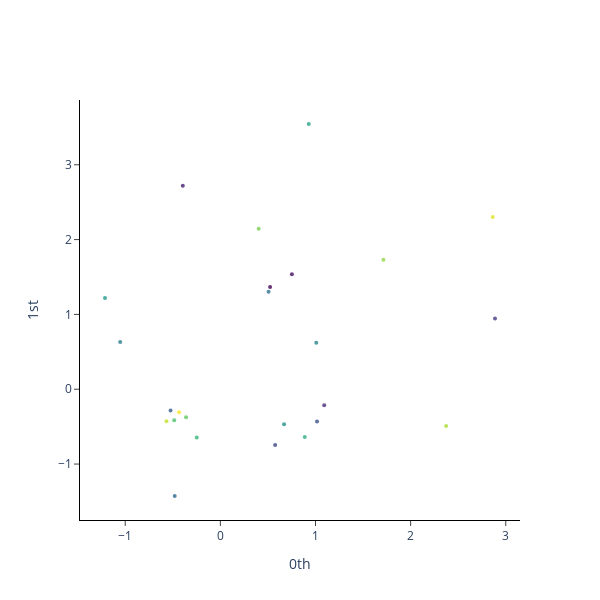

Source (notebook cell):
### Code cell
plot_point_cloud(P[209])

### Figure 1 — Plotly figure (JSON) as saved in the notebook; plotly's stock layout.template omitted (floating-point values rounded to 4 significant figures)
{"data": [{"marker": {"color": [0, 1, 2, 3, 4, 5, 6, 7, 8, 9, 10, 11, 12, 13, 14, 15, 16, 17, 18, 19, 20, 21, 22, 23, 24], "colorscale": [[0, "#440154"], [0.1111, "#482878"], [0.2222, "#3e4989"], [0.3333, "#31688e"], [0.4444, "#26828e"], [0.5556, "#1f9e89"], [0.6667, "#35b779"], [0.7778, "#6ece58"], [0.8889, "#b5de2b"], [1, "#fde725"]], "opacity": 0.8, "size": 4}, "mode": "markers", "type": "scatter", "x": [0.5228, 0.7518, -0.3949, 1.091, 2.887, 0.5757, 1.016, -0.5236, -0.48, 0.5065, -1.053, 1.008, 0.6695, -1.213, 0.9293, 0.8873, -0.2484, -0.4851, -0.3606, 0.4025, 1.714, 2.373, -0.5666, 2.863, -0.4344], "y": [1.365, 1.537, 2.72, -0.2136, 0.9445, -0.7454, -0.4299, -0.2856, -1.427, 1.304, 0.6325, 0.6222, -0.4693, 1.22, 3.545, -0.6386, -0.6448, -0.4148, -0.3745, 2.145, 1.732, -0.4913, -0.4264, 2.302, -0.3093]}], "layout": {"height": 600, "plot_bgcolor": "white", "width": 600, "xaxis": {"anchor": "x", "exponentformat": "e", "linecolor": "black", "linewidth": 1, "mirror": false, "showexponent": "all", "showline": true, "side": "bottom", "ticks": "outside", "title": {"text": "0th"}, "type": "linear", "zeroline": true}, "yaxis": {"anchor": "y", "exponentformat": "e", "linecolor": "black", "linewidth": 1, "mirror": false, "showexponent": "all", "showline": true, "side": "left", "ticks": "outside", "title": {"text": "1st"}, "type": "linear", "zeroline": true}}}
